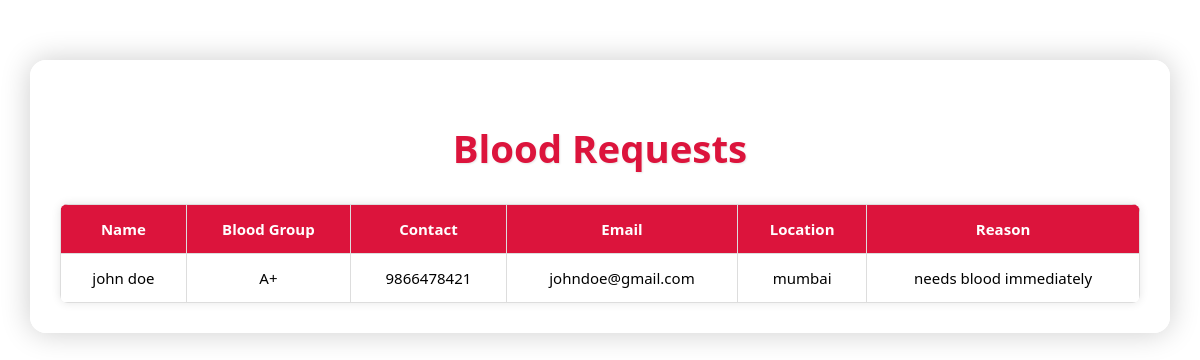
The app's page /view_requests with its own data.
### tables this page shows
CREATE TABLE requests (
            id INTEGER PRIMARY KEY AUTOINCREMENT,
            name TEXT NOT NULL,
            blood_group TEXT NOT NULL,
            contact TEXT NOT NULL,
            email TEXT NOT NULL,
            location TEXT NOT NULL,
            reason TEXT NOT NULL
        );

### app.py (the view)
@app.route('/view_requests')
def view_requests():
    conn = get_db_connection()
    cursor = conn.cursor()
    cursor.execute("SELECT * FROM requests")
    requests_data = cursor.fetchall()
    conn.close()
    return render_template('view_requests.html', requests=requests_data)

### app.py (called while the page is built)
def get_db_connection():
    db_path = os.path.join(os.path.dirname(__file__), 'bloodsource.db')
    conn = sqlite3.connect(db_path)
    conn.row_factory = sqlite3.Row
    return conn

### templates/view_requests.html (shortened to what this page needs)
<!DOCTYPE html>
<html>
<head>
</head>
<body>
    <div class="container">
        <h2>Blood Requests</h2>
        <table>
            <thead>
                <tr>
                    <th>Name</th>
                    <th>Blood Group</th>
                    <th>Contact</th>
                    <th>Email</th>
                    <th>Location</th>
                    <th>Reason</th>
                </tr>
            </thead>
            <tbody>
                {% for request in requests %}
                <tr>
                    <td>{{ request[1] }}</td>
                    <td>{{ request[2] }}</td>
                    <td>{{ request[3] }}</td>
                    <td>{{ request[4] }}</td>
                    <td>{{ request[5] }}</td>
                    <td>{{ request[6] }}</td>
                </tr>
                {% endfor %}
            </tbody>
        </table>
    </div>
</body>
</html>

### templates/view_requests.html (style rules this page uses)
body { font-family: 'Segoe UI', Tahoma, Geneva, Verdana, sans-serif; background: url('https://cdn.wallpapersafari.com/48/92/fGm5Sf.jpg') no-repeat center center fixed; background-size: cover; margin: 0; padding: 0; }
.container { width: 90%; max-width: 1100px; margin: 60px auto; background-color: rgba(255, 255, 255, 0.92); padding: 30px; border-radius: 16px; box-shadow: 0px 0px 30px rgba(0, 0, 0, 0.2); }
h2 { text-align: center; font-size: 2.4em; color: crimson; margin-bottom: 30px; text-shadow: 1px 1px 2px rgba(0,0,0,0.1); }
table { width: 100%; border-collapse: collapse; background-color: #fff; border-radius: 8px; overflow: hidden; box-shadow: 0 0 10px rgba(0,0,0,0.1); }
th, td { padding: 14px 18px; border: 1px solid #ddd; text-align: center; font-size: 15px; }
th { background-color: crimson; color: white; }

### records on screen
requests: name "john doe", blood_group "A+", contact "9866478421", email "johndoe@gmail.com", location "mumbai", reason "needs blood immediately"
